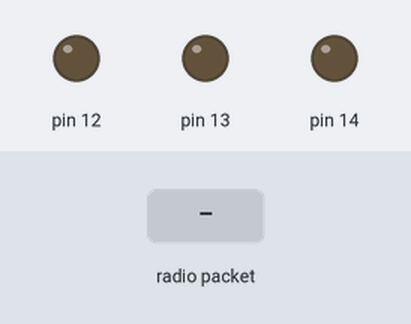
A sketch run on a simulated Arduino Uno, built with avr-gcc and run on an emulated ATmega328P. Shown: output pins drawn as LEDs (lit = HIGH). Inputs (shaded band) come from the test bench. No radio packets arrive unless stated.

Above: at 1.2 s.
1.3 s: radio packet "0" arrives
At 1.9 s:
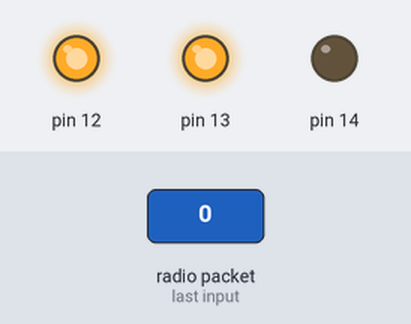
2.8 s: radio packet "5" arrives
At 4.2 s:
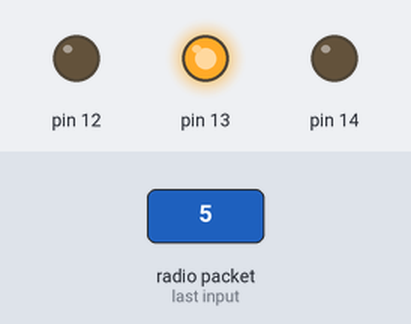
Timing chart, 0 to 5.8 s (numbered marks = the images above; inputs shaded):
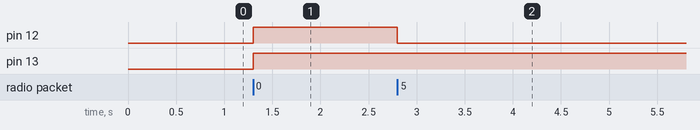

The sketch:

joystick_nrf_l298n_receive_stein_7.ino
```cpp
#include <SPI.h>
#include <nRF24L01.h>
#include <RF24.h>
#include <Arduino.h>

// Motor pins
const int enA = 25;
const int in1 = 26;
const int in2 = 27;
const int enB = 12;
const int in3 = 13;
const int in4 = 14;

struct Motor {
  enum Direction {OFF, FORWARD, BACKWARD};
  Motor(int pwm_pin, int fwd_pin, int bwd_pin)
    : pwm(pwm_pin), fwd(fwd_pin), bwd(bwd_pin) {}
  void setDirection(Direction dir) const {
    switch (dir) {
    case FORWARD:
      digitalWrite(fwd, HIGH);
      digitalWrite(bwd, LOW);
      break;
    case BACKWARD:
      digitalWrite(bwd, HIGH);
      digitalWrite(fwd, LOW);
      break;
    case OFF:
    default:
      digitalWrite(fwd, LOW);
      digitalWrite(bwd, LOW);
      break;
    }
  }
  void setSpeed(int speed) const {
    analogWrite(pwm, speed);
  }
  void begin() const {
    pinMode(pwm, OUTPUT);
    pinMode(fwd, OUTPUT);
    pinMode(bwd, OUTPUT);
    setSpeed(0);
    setDirection(OFF);
  }
  const int pwm;
  const int fwd;
  const int bwd;
};

const Motor left_motor(enA, in2, in1);
const Motor right_motor(enB, in3, in4);

// NRF setup
RF24 radio(16, 17); // CE, CSN
const byte address[6] = "00001";


void setup() {
  //Serial.begin(9600);
  left_motor.begin();
  right_motor.begin();

  radio.begin();
  radio.openReadingPipe(0, address);
  radio.setPALevel(RF24_PA_MIN);
  radio.startListening();
}


int mapValue(int value) {
  static const int center = 507;
  static const int dead = 10;
  if (value > center + dead) // backward, left
    return -map(value, center + dead, 1023, 0, 255);
  else if (value < center - dead) // forward, right
    return map(value, center - dead, 0, 0, 255);
  return 0;
}

Motor::Direction calcDirection(int speed) {
  return speed == 0 ? Motor::OFF :
    speed > 0 ? Motor::FORWARD :
    Motor::BACKWARD;
}


void controlMotors(int speed_joy, int turn_joy) {
  int speed = mapValue(speed_joy);
  int turn = mapValue(turn_joy) / 2;

  int left_speed = 0;
  int right_speed = 0;

  if (abs(speed) > abs(turn)) {
    if (speed > 0) {
      if (turn > 0) {
        left_speed = speed;
        right_speed = speed - turn;
      }
      else {
        left_speed = speed + turn;
        right_speed = speed;
      }
    }
    else {
      if (turn > 0) {
        left_speed = speed;
        right_speed = speed + turn;
      }
      else {
        left_speed = speed - turn;
        right_speed = speed;
      }
    }
  }
  else {
    if (speed > 0)  {
      if (turn > 0) {
        left_speed = turn;
        right_speed = speed - turn;
      }
      else {
        left_speed = speed + turn;
        right_speed = -turn;
      }
    }
    else {
      if (turn > 0) {
        left_speed = turn;
        right_speed = -speed - turn;
      }
      else {
        left_speed = -speed + turn;
        right_speed = -turn;
      }
    }
  }

  left_motor.setDirection(calcDirection(left_speed));
  right_motor.setDirection(calcDirection(right_speed));
  left_motor.setSpeed(abs(left_speed));
  right_motor.setSpeed(abs(right_speed));
}

void loop() {
  if (radio.available()) {
    char buffer[50] = "";
    radio.read(&buffer, sizeof(buffer));
    int j1x, j1y, j2x, j2y;
    sscanf(buffer, "%d,%d,%d,%d", &j1x, &j1y, &j2x, &j2y);
    controlMotors(j1x, j2y);
  }
}
```

Measured:
- after the input at 1.3 s, pin 12, pin 13: LOW → HIGH at once
- after the input at 2.8 s, pin 12: HIGH → LOW at once
